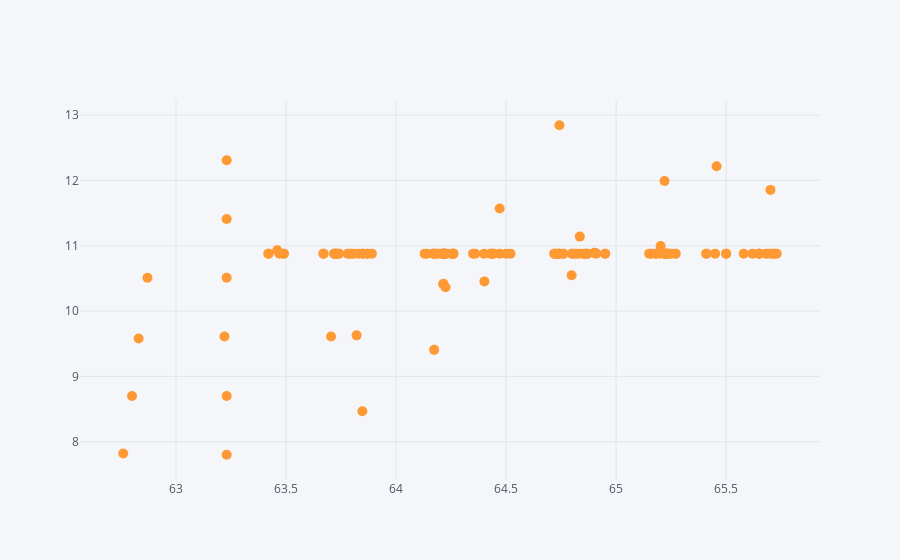

The notebook cell this image was saved under:
### Markdown cell above
### Scatterplot med plotly

### Code cell
df_cord.iplot(kind='scatter',x='Longditude',y='Latitude',mode='markers',size=10)

### Figure 1 — Plotly figure (JSON) as saved in the notebook; plotly's stock layout.template omitted (floating-point values rounded to 4 significant figures; data arrays with more than 128 entries replaced by an {"elided": "..."} marker saying what was removed)
{"data": [{"line": {"color": "rgba(255, 153, 51, 1.0)", "dash": "solid", "width": 1.3}, "marker": {"size": 10, "symbol": "dot"}, "mode": "markers", "name": "Latitude", "text": "", "type": "scatter", "x": {"elided": "141 float values"}, "y": {"elided": "141 float values"}}], "layout": {"legend": {"bgcolor": "#F5F6F9", "font": {"color": "#4D5663"}}, "paper_bgcolor": "#F5F6F9", "plot_bgcolor": "#F5F6F9", "titlefont": {"color": "#4D5663"}, "xaxis1": {"gridcolor": "#E1E5ED", "showgrid": true, "tickfont": {"color": "#4D5663"}, "title": "", "titlefont": {"color": "#4D5663"}, "zerolinecolor": "#E1E5ED"}, "yaxis1": {"gridcolor": "#E1E5ED", "showgrid": true, "tickfont": {"color": "#4D5663"}, "title": "", "titlefont": {"color": "#4D5663"}, "zerolinecolor": "#E1E5ED"}}}
